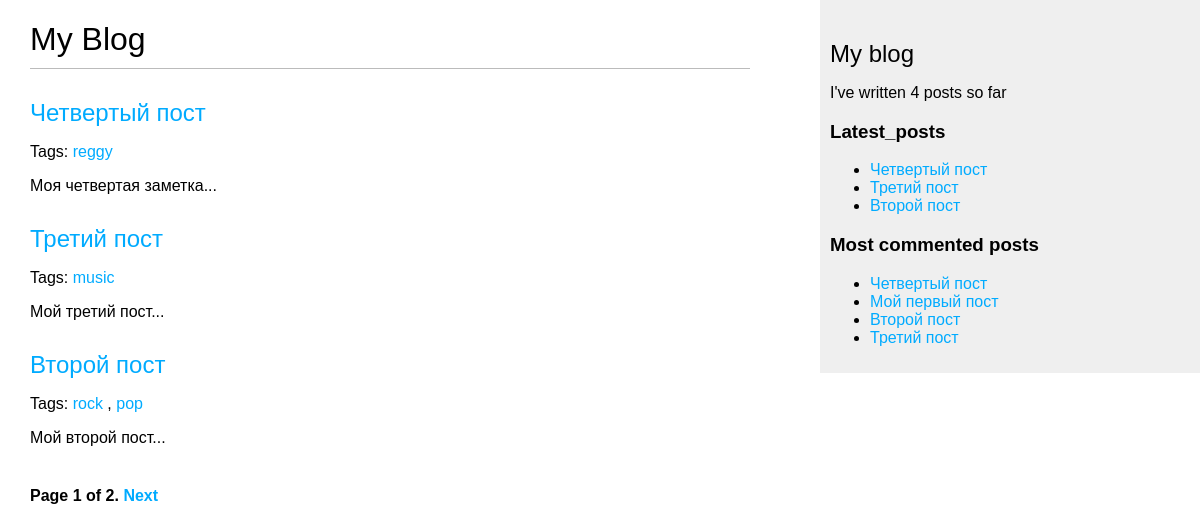
The page /blog/ on the database as committed earlier.
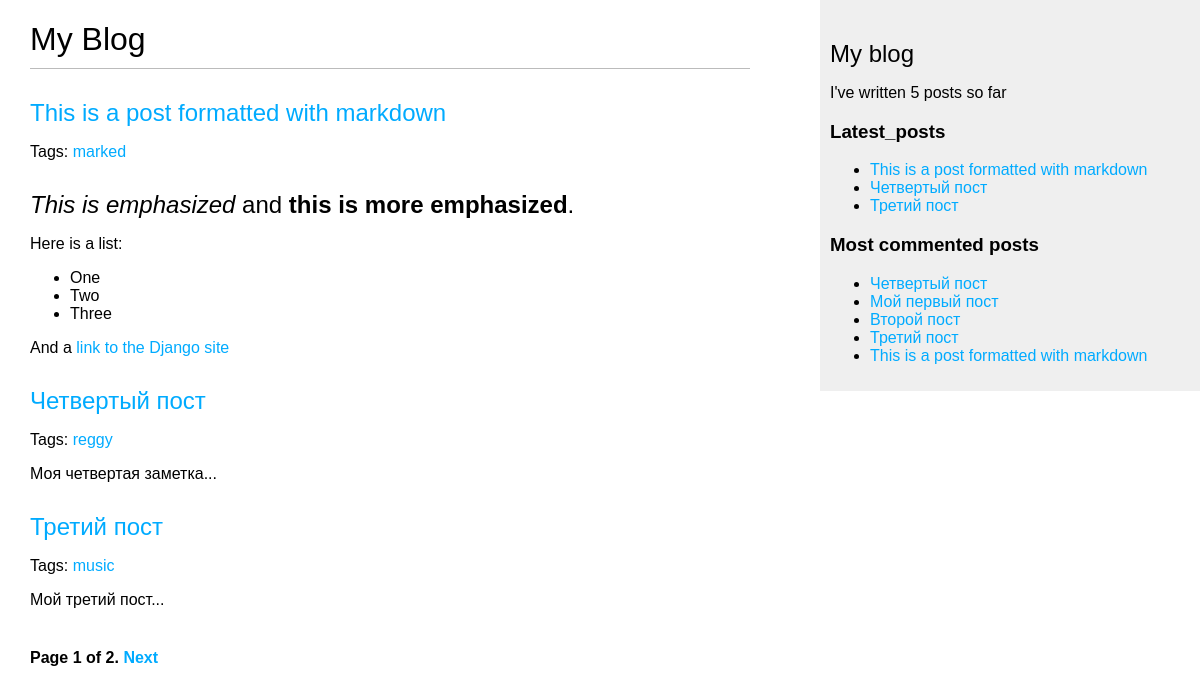
The same page on the database as committed later.
### blog/models.py (models this page shows, shortened)
class Post(models.Model):
    STATUS_CHOICES = (
        ('draft', 'Draft'),
        ('published', 'Published'),
    )
    title = models.CharField(max_length=250)
    slug = models.SlugField(max_length=250,
                            unique_for_date='publish')
    author = models.ForeignKey(User,
                               on_delete=models.CASCADE,
                               related_name='blog_posts')
    body = models.TextField()
    publish = models.DateTimeField(default=timezone.now)
    created = models.DateTimeField(auto_now_add=True)
    updated = models.DateTimeField(auto_now=True)
    status = models.CharField(max_length=10,
                              choices=STATUS_CHOICES,
                              default='draft')
    objects = models.Manager() # The default manager.
    published = PublishedManager() # Our custom manager.
    tags = TaggableManager()
    class Meta:
        ordering = ('-publish',)
    def get_absolute_url(self):
        return reverse('blog:post_detail',
                       args=[self.publish.year,
                             self.publish.month,
                             self.publish.day,
                             self.slug])

### blog/views.py (the view)
# urls.py: path('', views.post_list, name='post_list'),
def post_list(request, tag_slug=None):
    object_list = Post.published.all()
    tag = None
    if tag_slug:
        tag = get_object_or_404(Tag, slug=tag_slug)
        object_list = object_list.filter(tags__in=[tag])
    paginator = Paginator(object_list, 3) # 3 posts in each page
    page = request.GET.get('page')
    try:
        posts = paginator.page(page)
    except PageNotAnInteger:
        posts = paginator.page(1)
    except EmptyPage:
        posts = paginator.page(paginator.num_pages)
    return render(request,
                  'blog/post/list.html',
                  {'page': page,
                   'posts': posts,
                   'tag': tag})

### blog/models.py (called while the page is built)
    def get_queryset(self):
        return super(PublishedManager, self).get_queryset().filter(status='published')

### blog/templatetags/blog_tags.py (called while the page is built)
@register.simple_tag
def total_posts():
    return Post.published.count()

@register.simple_tag
def get_most_commented_posts(count=5):
    return Post.published.annotate(
               total_comments=Count('comments')
           ).order_by('-total_comments')[:count]

@register.inclusion_tag('blog/post/latest_posts.html')
def show_latest_posts(count=5):
    latest_posts = Post.published.order_by('-publish')[:count]
    return {'latest_posts': latest_posts}

@register.filter(name='markdown')
def markdown_format(text):
    return mark_safe(markdown.markdown(text))

### blog/templates/blog/post/list.html (shortened to what this page needs)
{% extends "blog/base.html" %}
{% load blog_tags %}
{% block content %}
  <h1>My Blog</h1>
  {% for post in posts %}
    <h2>
      <a href="{{ post.get_absolute_url }}">
        {{ post.title }}
       </a>
    </h2>
    <p class="tags">
      Tags:
      {% for tag in post.tags.all %}
      <a href="{% url "blog:post_list_by_tag" tag.slug %}">
        {{ tag.name }}
      </a>
      {% if not forloop.last %}, {% endif %}
    {% endfor %}
    </p>
    {{ post.body|markdown|truncatewords_html:30 }}
  {% endfor %}
  {% include "pagination.html" with page=posts %}
{% endblock %}

### blog/templates/blog/base.html (shortened to what this page needs)
{% load blog_tags %}
{% load static %}
<!DOCTYPE html>
<html>
<head>
  <link href="{% static "css/blog.css" %}" rel="stylesheet">
</head>
<body>
  <div id="content">
    {% block content %}
    {% endblock %}
  </div>
  <div id="sidebar">
    <h2>My blog</h2>
    <p>I've written {% total_posts %} posts so far</p>
    <h3>Latest_posts</h3>
      {% show_latest_posts 3 %}
    <h3>Most commented posts</h3>
      {% get_most_commented_posts as most_commented_posts %}
    <ul>
    {% for post in most_commented_posts %}
      <li>
        <a href="{{ post.get_absolute_url }}">{{ post.title }}</a>
      </li>
    {% endfor %}
    </ul>
  </div>
</body>
</html>

### blog/templates/blog/post/latest_posts.html
<ul>
    {% for post in latest_posts %}
      <li>
        <a href="{{ post.get_absolute_url }}">{{ post.title }}</a>
      </li>
    {% endfor %}
    </ul>

Rows that differ between the two databases and show on the page:
no longer on one of the page's lists (row unchanged): Post: title "Второй пост", body "Мой второй пост..."
added Post: title "This is a post formatted with markdown", body "This is emphasized and this is more emphasized . Here is a list: One Two Three And a link to the Django site"
added Tag: name "marked", shown under "This is a post formatted with markdown"
computed for Post "Второй пост": loses Tag (name "rock"); loses Tag (name "pop")
Other text that changed with them:
text no longer shown: "4"
text now shown: "5"
